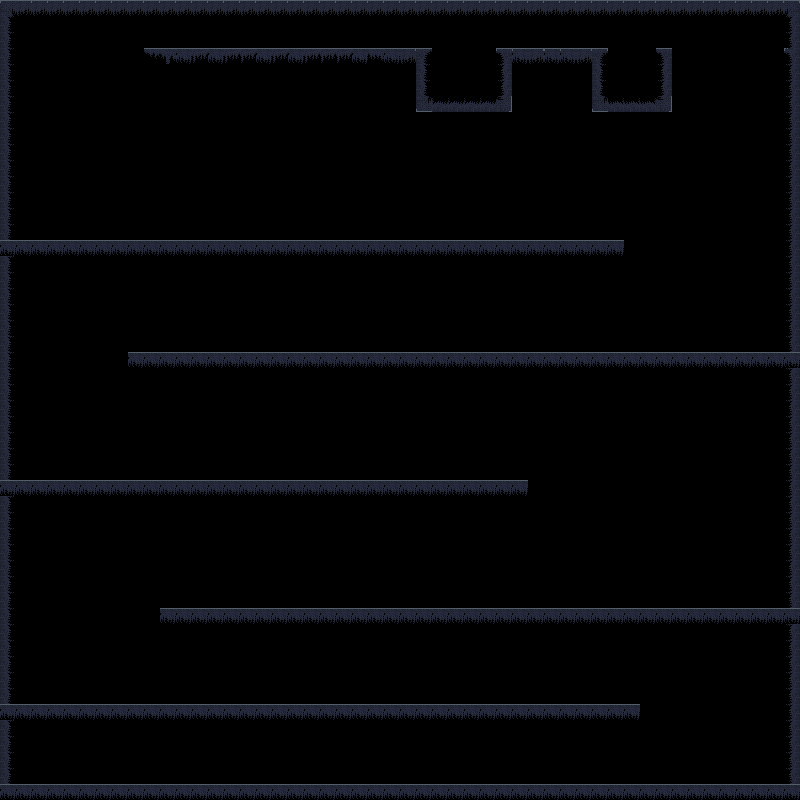

Rendered tile map (Tiled .tmx) drawn with the repository's tilesets; below, a short description and the map source with its tile grids summarised:
An orthogonal 50x50 tile map with 16x16 px tiles, 2 tile layers (BACK_GROUND, SOLID_LAYER) and 3 objects (LEVEL_START, ENEMY, LEVEL_END).

<map version="1.5" tiledversion="1.7.2" orientation="orthogonal" renderorder="right-down" width="50" height="50" tilewidth="16" tileheight="16" infinite="0" nextlayerid="4" nextobjectid="5">
 <tileset firstgid="1" source="lvl1.tsx" />
 <objectgroup id="3" name="Object Layer 1">
  <object id="1" name="LEVEL_START" x="752" y="23.6667">
   <point />
  </object>
  <object id="2" name="ENEMY" x="198.667" y="37.3333">
   <point />
  </object>
  <object id="3" name="LEVEL_END" x="31" y="713" width="71.75" height="72.75" />
 </objectgroup>
 <layer id="1" name="BACK_GROUND" width="50" height="50">
  <data>[2500 cells, 5 non-empty, 3 distinct tile ids]</data>
 </layer>
 <layer id="2" name="SOLID_LAYER" width="50" height="50">
  <data>[2500 cells, 430 non-empty, 14 distinct tile ids]</data>
 </layer>
</map>
